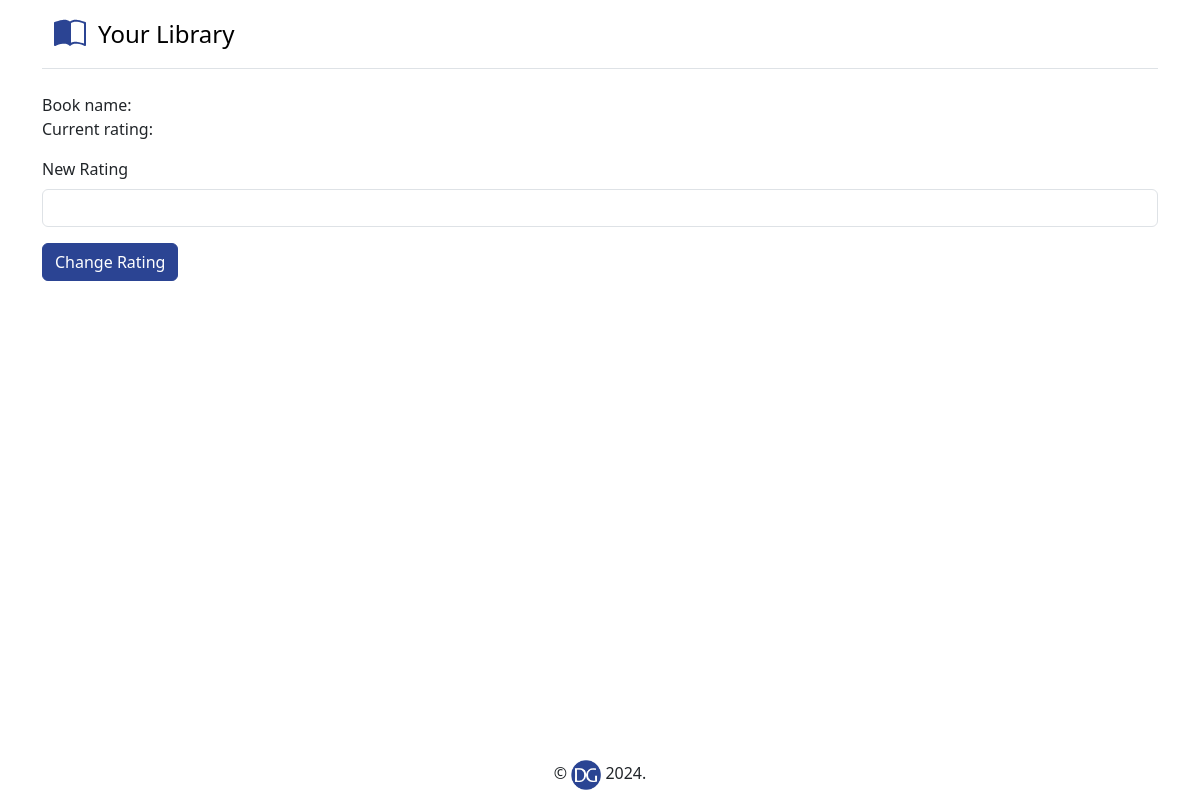
Before: /edit/3 with the older database file.
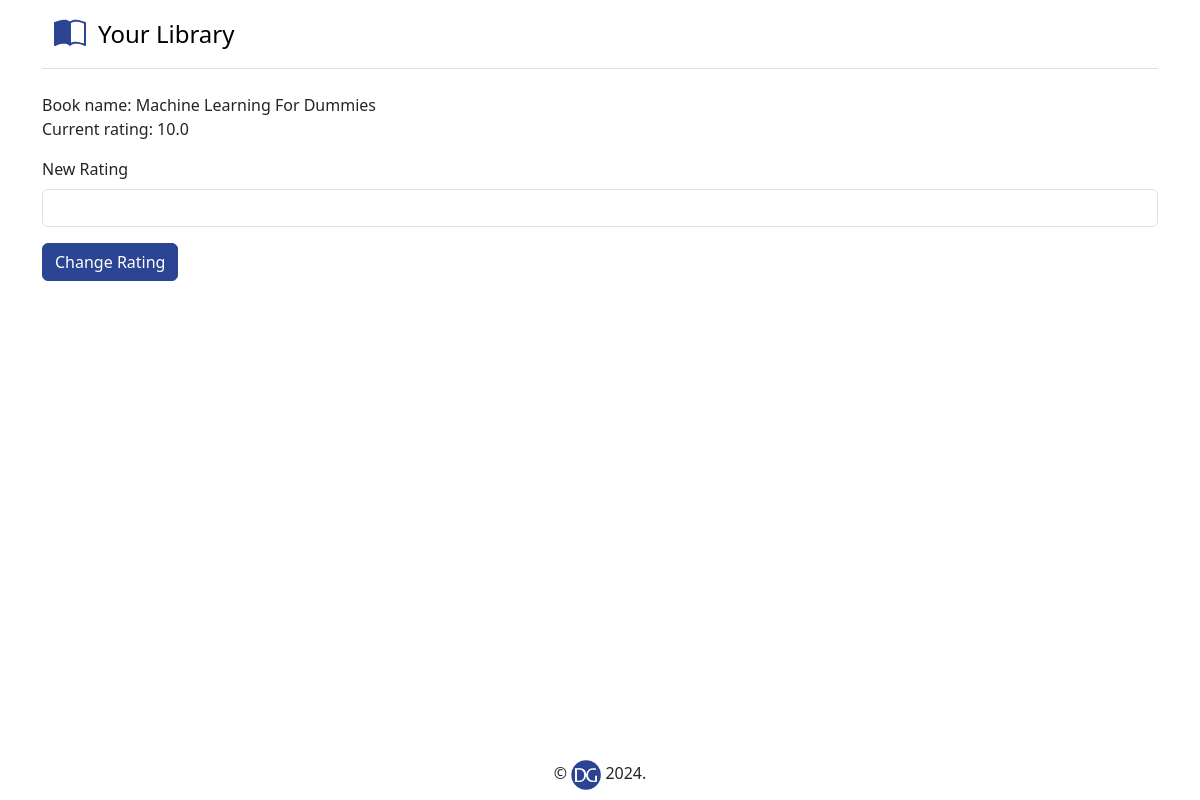
After: the same page with the newer database file.
### bookdatabaser.py (models this page shows)
class Base(DeclarativeBase):
    pass

class Book(Base):
    __tablename__='books'
    id: Mapped[int] = mapped_column(Integer, primary_key=True)
    book_title: Mapped[str]=mapped_column(String(250), nullable=False, unique=True )
    book_author: Mapped[str]=mapped_column(String(100), nullable=False)
    rating: Mapped[float]=mapped_column(Float, nullable=False)

### main.py (the view)
@app.route('/edit/<int:id>', methods = ["GET", "POST"])
def edit(id):
    book = db.session.query(Book).get(id)
    edit_form=EditForm(meta={'csrf': False})
    if edit_form.validate_on_submit():
        new_rating=edit_form.new_rating.data
        book.rating = new_rating
        db.session.commit()
        return redirect(url_for('home'))
    return render_template("edit.html", edit_form=edit_form, book=book, year=year)

### bookforms.py
class EditForm(FlaskForm):
    new_rating=FloatField('New Rating', validators=[InputRequired(),NumberRange(min=0, max=10, message='Please enter a number between 0-10')])
    submit = SubmitField('Change Rating')

### templates/edit.html (shortened to what this page needs)
{% extends "base.html" %}
{% from 'bootstrap5/form.html' import render_form %}
{% block content %}
<p>Book name: {{book.book_title}}  <br> Current rating: {{book.rating}} </p>
{{ render_form(edit_form, novalidate=True) }}
{% endblock %}

### templates/base.html (shortened to what this page needs)
<!DOCTYPE html>
<html lang="en">
  <head>
    {% block styles %}
    {{ bootstrap.load_css() }}
    {% endblock %}
  </head>
  <body>
    <div class="container">
      <header class="d-flex flex-wrap justify-content-center py-3 mb-4 border-bottom">
        <a href="/" class="d-flex align-items-center mb-3 mb-md-0 me-md-auto link-body-emphasis text-decoration-none">
          <span class="fs-4">Your Library</span>
        </a>
      </header>
    </div>
    <div class="container">
      <div id="content">{% block content %}{% endblock %}</div>
    </div>
    <footer class="custom-fixed-bottom">
      <div class="container">
        <span> &copy; <img src="/static/logo-1.png" alt="logo image" height="30px" width=auto> {{year}}.</span>
      </div>
    </footer>
  </body>
 </html>

### templates/base.html (style rules this page uses)
.custom-fixed-bottom { position: fixed; bottom: 0; margin : 0 auto; width: 100%; padding: 10px; text-align: center; }
.btn-primary { --bs-btn-bg: #2b4493; --bs-btn-border-color:#2b4493; }

Changed rows visible on the page:
added Book: book_title "Machine Learning For Dummies", rating "10.0"
